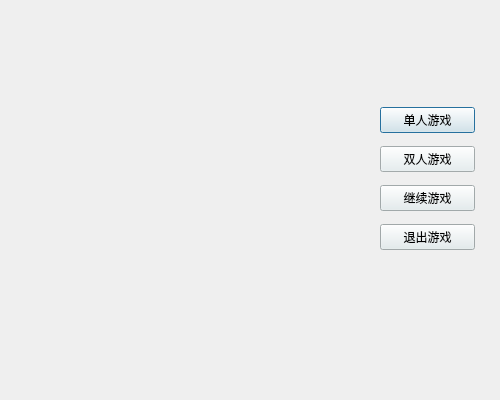
<?xml version="1.0" encoding="UTF-8"?>
<ui version="4.0">
 <class>MyDialog</class>
 <widget class="QDialog" name="MyDialog">
  <property name="geometry">
   <rect>
    <x>0</x>
    <y>0</y>
    <width>500</width>
    <height>400</height>
   </rect>
  </property>
  <property name="windowTitle">
   <string>Dialog</string>
  </property>
  <property name="windowIcon">
   <iconset resource="rc.qrc">
    <normaloff>:/image/image/timg.jpg</normaloff>:/image/image/timg.jpg</iconset>
  </property>
  <widget class="QWidget" name="verticalLayoutWidget">
   <property name="geometry">
    <rect>
     <x>380</x>
     <y>100</y>
     <width>95</width>
     <height>161</height>
    </rect>
   </property>
   <layout class="QVBoxLayout" name="verticalLayout">
    <item>
     <widget class="QPushButton" name="singleGame">
      <property name="styleSheet">
       <string notr="true">background-color: rgb(228, 238, 240);
font: 11pt &quot;楷体&quot;;</string>
      </property>
      <property name="text">
       <string>单人游戏</string>
      </property>
     </widget>
    </item>
    <item>
     <widget class="QPushButton" name="pushButton_2">
      <property name="styleSheet">
       <string notr="true">background-color: rgb(228, 238, 240);
font: 11pt &quot;楷体&quot;;</string>
      </property>
      <property name="text">
       <string>双人游戏</string>
      </property>
     </widget>
    </item>
    <item>
     <widget class="QPushButton" name="pushButton_3">
      <property name="styleSheet">
       <string notr="true">background-color: rgb(226, 236, 238);
font: 11pt &quot;楷体&quot;;</string>
      </property>
      <property name="text">
       <string>继续游戏</string>
      </property>
     </widget>
    </item>
    <item>
     <widget class="QPushButton" name="pushButton_4">
      <property name="styleSheet">
       <string notr="true">background-color: rgb(225, 235, 237);
font: 11pt &quot;楷体&quot;;</string>
      </property>
      <property name="text">
       <string>退出游戏</string>
      </property>
     </widget>
    </item>
   </layout>
  </widget>
  <widget class="QLabel" name="label">
   <property name="geometry">
    <rect>
     <x>0</x>
     <y>0</y>
     <width>500</width>
     <height>400</height>
    </rect>
   </property>
   <property name="styleSheet">
    <string notr="true">border-image: url(:/image/image/n.jpg);</string>
   </property>
   <property name="text">
    <string/>
   </property>
  </widget>
  <zorder>label</zorder>
  <zorder>verticalLayoutWidget</zorder>
 </widget>
 <resources>
  <include location="rc.qrc"/>
 </resources>
 <connections>
  <connection>
   <sender>pushButton_4</sender>
   <signal>clicked()</signal>
   <receiver>MyDialog</receiver>
   <slot>close()</slot>
   <hints>
    <hint type="sourcelabel">
     <x>327</x>
     <y>187</y>
    </hint>
    <hint type="destinationlabel">
     <x>406</x>
     <y>243</y>
    </hint>
   </hints>
  </connection>
 </connections>
</ui>
